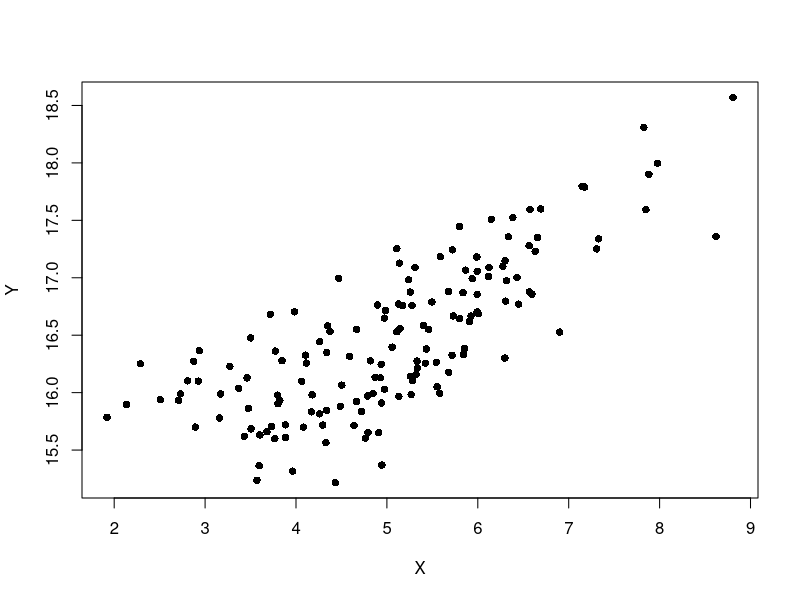
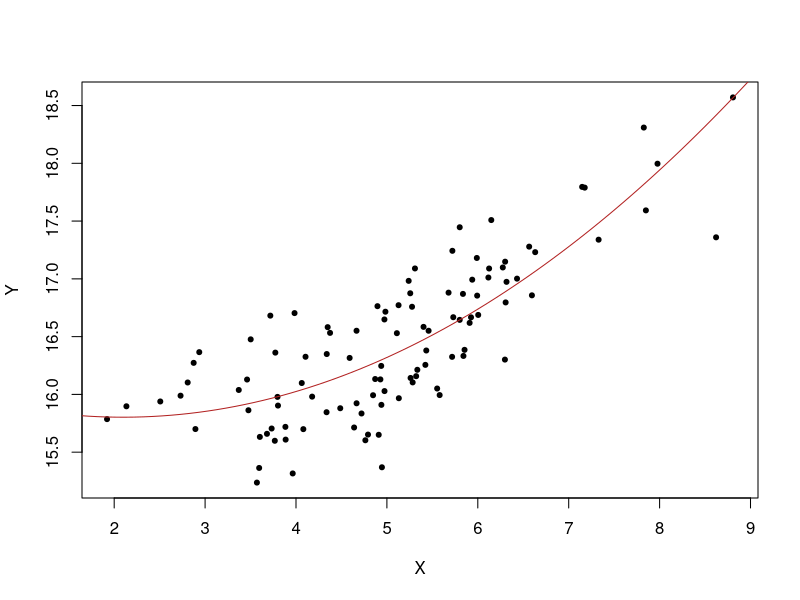
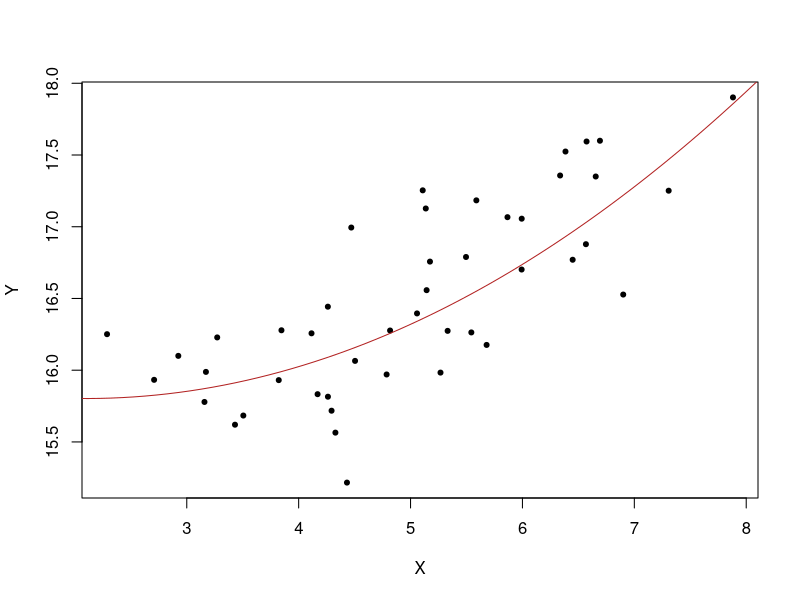
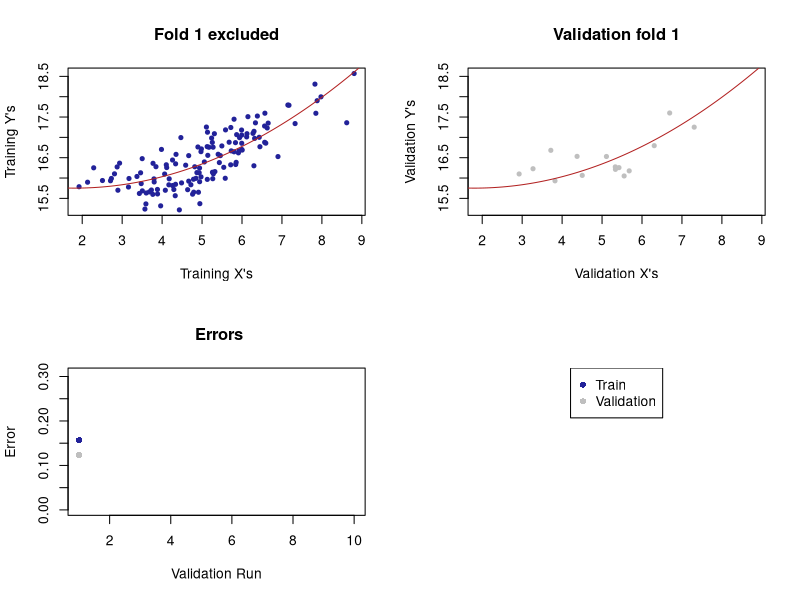
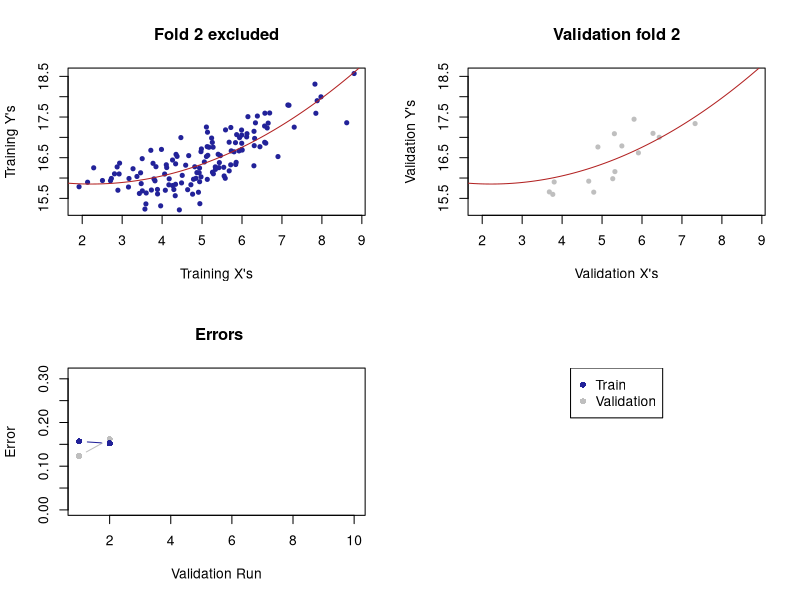
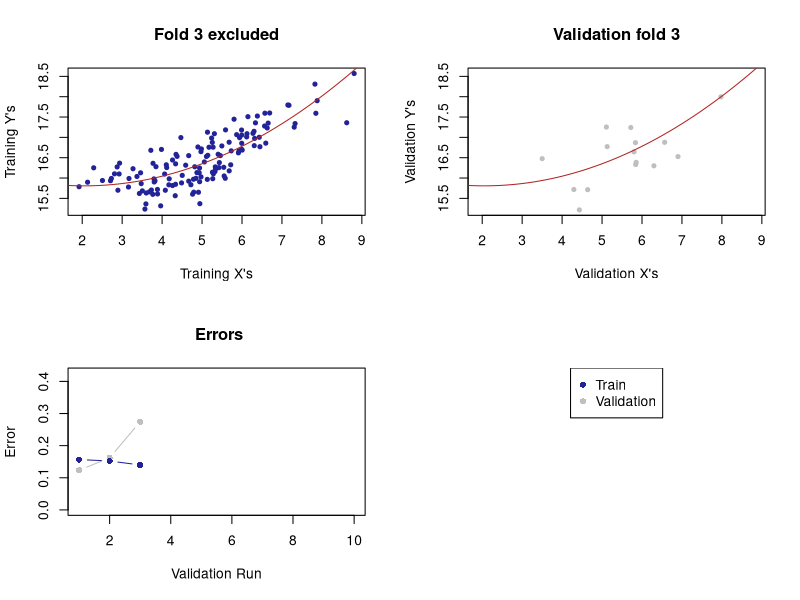
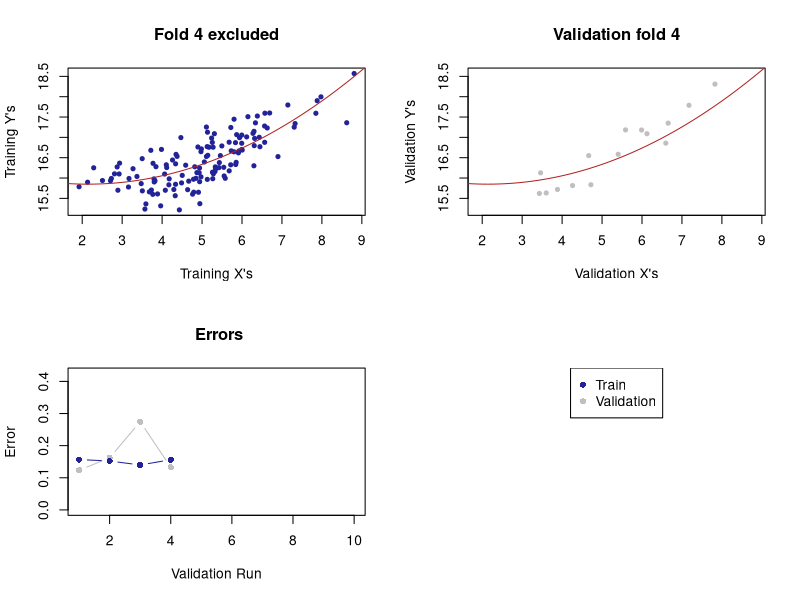
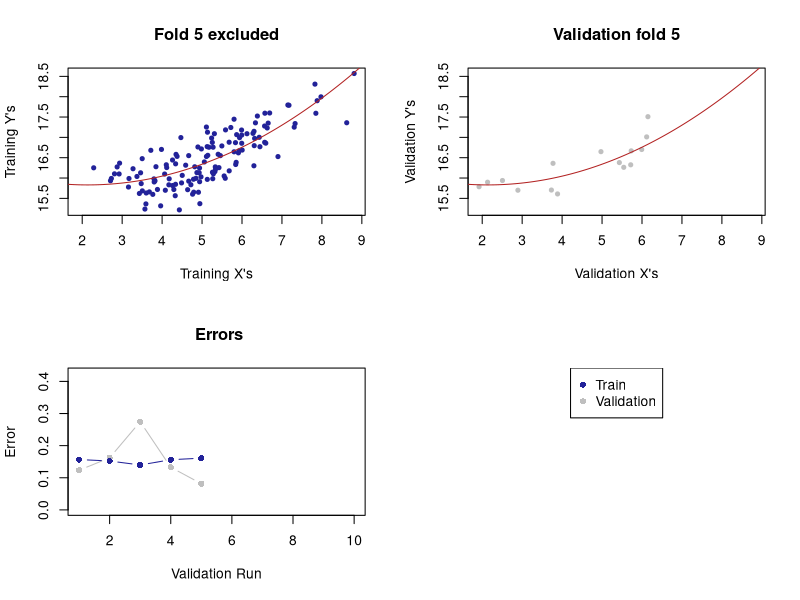

Generate these figures, in order, with R:
#16 April 2025 
#ML demo on splitting data, measuring error, CV

#####################################
#functions
#####################################

#splits data into test and training
SplitData <- function(data, splits){
  
  df <- as.data.frame(data)                 # Convert the data object to a data frame object
  
  n.obs <- nrow(df)                             # Number of observations
  
  # Shuffle and separate indices
  
  shuffled_ind <- sample(1:n.obs)
  
  split_ind <- c(round(splits[1]*n.obs), round(splits[1]*n.obs) + round(splits[2]*n.obs))
  
  train_ind <- shuffled_ind[1:split_ind[1]]
  val_ind <- shuffled_ind[(split_ind[1] + 1):split_ind[2]]
  if (splits[3]!=0){
    test_ind <- shuffled_ind[(split_ind[2] + 1):n.obs]
    list("train" = df[train_ind, ], 
         "validation" = df[val_ind, ], 
         "test" = df[test_ind, ])  
  } else {
    list("train" = df[train_ind, ], 
         "validation" = df[val_ind, ])  
  }
}

#splits data into K folds and returns a matrix of mashed up indexes basically
Kfoldsplit <- function(n.obs, k){
  
  # Number of observations per fold
  
  wind <- n.obs%/%k     # integer division operator, rounds result down to the nearest whole number)            
  
  # generate random order of observations without replacement
  origin <- sample(1:n.obs, n.obs, replace = F)

  # Organises indices into a matrix to define k-folds (each fold corresponds to a row)
  indexes <- matrix(origin, k, wind, byrow = T)
  indexes
}

#performs CV for a specified model
#calcs errors and produces plots
#data needs columns named as X and Y
cross_val <- function(data, k = 5, poly = 2){
  
  N <- dim(data)[1]                     # Total number of observations 
  sets <- Kfoldsplit(N, k)                # Fold splits (i.e. indices contained in each fold)
  
  # A: Empty result matrices
  
  
  # create val.error and train.error to be a list with 'k' zeros
  val.error <- rep(0, k)                # Validation error
  train.error <- rep(0, k)              # Training error
  
  # B: Cross-validation
  
  for(i in 1:dim(sets)[1]){                      # For i in 1 : Number of folds
    
    # Separate training and validation indices and create data vectors
    
    # saying list[-i, ], removes the row at index i, so pretty cool
    train_ind <- c(sets[-i, ])                   # Vector of training indices
    val_ind <- sets[i, ]                         # Vector of validation indices
    train.y <- data[train_ind,"Y"]                      # Training Ys
    train.x <- data[train_ind,"X"]                      # Training Xs
    val.y <- data[val_ind,"Y"]                          # Validation Xs
    val.x <- data[val_ind,"X"]                          # Validation Ys

    # Train and evaluate a model
    model1 <- lm(train.y ~ poly(train.x, poly))      # Your model
    
    val.error[i] <- mean((predict(model1, newdata = data.frame(train.x = val.x)) - val.y)^2) # Validation error
    train.error[i]  = mean(residuals(model1)^2)                                              # Training error
    
    x.vec <- seq(0,10, length = 1000)
    fhat <- predict(model1, newdata = data.frame(train.x = x.vec))
    
    # Plot output
    cols = c('#222299','grey75')
    ylimit <- c(min(train.y, val.y), max(train.y, val.y))
    xlimit <- c(min(train.x, val.x), max(train.x, val.x))
    
    # Setup plot layout for multiple plots
    m <- matrix(c(1,2,3,4),nrow = 2,ncol = 2,byrow = TRUE)
    layout(mat = m, heights = c(0.5,0.5))

    #plot training data
    plot(train.y ~ train.x,                            # plot: training data sets 
         pch = 20,                                     # set plotting symbol
         xlab = "Training X's", ylab = "Training Y's", # label X and Y axes 
         main = paste0('Fold ', i, " excluded"),
         col = cols[1], ylim = ylimit, xlim = xlimit)
    
    lines(fhat ~ x.vec, col = 'firebrick')            # overlay the fitted line
    
    #plot validation data
    plot(val.y ~ val.x,                                # plot: validation set 
         pch = 20,                                     # set plotting symbol
         xlab = "Validation X's", ylab = "Validation Y's", # label X and Y axes 
         main = paste0('Validation fold ', i),
         col = cols[2], ylim = ylimit, xlim = xlimit)

    lines(fhat ~ x.vec, col = 'firebrick')            # overlay the fitted line
    
    # > Error
    plot(val.error,                              
         type = 'n', 
         ylab = 'Error', 
         xlab = 'Validation Run', 
         ylim = c(0,max(train.error, val.error)+0.15),
         main = ' Errors')
    
    lines(val.error[1:i], type = 'b', col = cols[2], pch = 16)     # Validation error lines ["b" = points and lines]
    lines(train.error[1:i], type = 'b', col = cols[1], pch = 16)    # Training error lines
    
    plot(1, type = "n", axes=FALSE, xlab="", ylab="")
    legend('top', legend = c('Train', 'Validation'), col = cols, 
           pch = 16, bty = 'y', horiz = F)
    
    Sys.sleep(0.75)                                # Pause operation (to allow you to see each fold's plots)
    
  }
  
  c("train" = mean(train.error), "validation" = mean(val.error))
}

#alt version that uses foreach
#is passed a matrix of indices for the folds
PolyCV <- function(data, folds, poly = 2, is_median = F){
  
  n.folds <- dim(folds)[1]
  # Perform CV
  MSE <- foreach(m = 1:n.folds, .combine = c) %do% {
    
    train_ind <- c(folds[-m, ])                     # Vector of training indices
    val_ind <- folds[m, ]                           # Vector of validation indices
    train.data <- data[train_ind,]                  # Training data
    test.data <- data[val_ind,]                     # Test data

    model <- lm(Y ~ poly(X, poly),  data = train.data)               # Fit model to training data
    MSE <- mean((predict(model, newdata = test.data) - test.data$Y)^2)  # Evaluate the model on the test data (also returns test MSE)
  }                          
  ifelse(is_median,                       # Calculate mean of the collated MSE vector
         median(MSE), 
         mean(MSE))    
} 

######################################
#1. simulate data, split into train / test, fit model, calc errors
set.seed(5555)
n.points = 150 ; n.folds = 10

X <- rnorm(n.points, 5, 1.5)
Y <- 17 + sin(-0.5*X) + rnorm(n.points, sd = 0.4) 
df <- data.frame(X = X, Y = Y)
plot(Y ~ X, data = df, pch = 16)

# split into training, validation and test data
splits <- c(0.7, 0.3, 0)

data_splits <- SplitData(data = df, splits)

str(data_splits)
data_splits
train.data <- data_splits[[1]]
test.data <- data_splits[[2]]

#plot training data, train specified model, overlay fitted line, calc error
plot(Y ~ X, data = train.data, pch = 20, ylim=c(min(train.data$Y), max(train.data$Y)))
model <- lm(Y ~ poly(X, 2), data = train.data) 

x.vec <- seq(0,10, length = 100)
fhat <- predict(model, newdata = data.frame(X = x.vec))
lines(fhat ~ x.vec, col = "firebrick")

#calculate the error
train.error <- mean(residuals(model)^2)  
train.error
mean((fitted(model) - train.data$Y)^2)

#plot validation data, overlay fitted line, calc error
plot(Y ~ X, data = test.data, pch = 20, ylim=c(min(test.data$Y), max(test.data$Y)))
lines(fhat ~ x.vec, col = "firebrick")
mean((predict(model, newdata = data.frame(X = test.data$X)) - test.data$Y)^2)

#step through first function to illustrate use of debug
debug(SplitData)
SplitData(data = df, splits)
undebug(SplitData)

##################################################################################
#2. perform CV to estimate test error
#includes plots
set.seed(2025)
cross_val(df, k = n.folds, poly = 2)

debug(cross_val)
debug(Kfoldsplit)
cross_val(df, k =n.folds, poly = 2)
undebug(cross_val)
undebug(Kfoldsplit)

##################################################################################
#3. choose from a series of polynomial models 
#apply best model to test set
#need to try out different models
library(foreach) 
debug(PolyCV)

set.seed(5555)

n.folds = 5
n.obs <- nrow(df)
sets <- Kfoldsplit(n.obs, n.folds)                    # Fold indices

MSE_ALL_K <- foreach(k = 1:6, .combine = c) %do% {
  
  PolyCV(data = df, folds = sets, poly = k, is_median = F)
  
}

MSE_ALL_K

plot(x = 1:6, y = MSE_ALL_K,
     xlab = "k", ylab = "MSE",
     main = "CV MSE vs. Fitted Polynomial Degree",
     pch = 20, type = 'l')

#plot again with polynomial 3 overlaid
plot(Y ~ X, data = train.data, pch = 20, ylim=c(min(train.data$Y), max(train.data$Y)))
model <- lm(Y ~ poly(X, 3), data = train.data) 

x.vec <- seq(0,10, length = 100)
fhat <- predict(model, newdata = data.frame(X = x.vec))
lines(fhat ~ x.vec, col = "firebrick")
